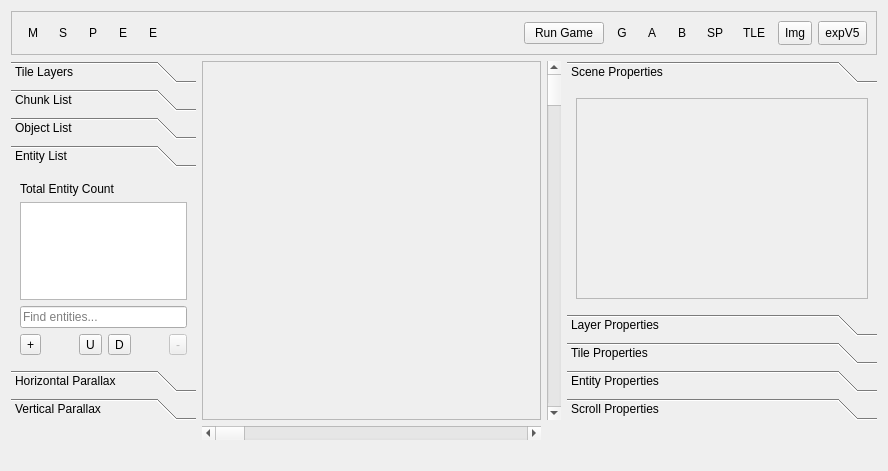
<?xml version="1.0" encoding="UTF-8"?>
<ui version="4.0">
 <class>SceneEditor</class>
 <widget class="QWidget" name="SceneEditor">
  <property name="geometry">
   <rect>
    <x>0</x>
    <y>0</y>
    <width>888</width>
    <height>471</height>
   </rect>
  </property>
  <property name="windowTitle">
   <string>Form</string>
  </property>
  <layout class="QGridLayout" name="gridLayout">
   <item row="1" column="0">
    <widget class="QToolBox" name="toolBox">
     <property name="maximumSize">
      <size>
       <width>185</width>
       <height>16777215</height>
      </size>
     </property>
     <property name="currentIndex">
      <number>3</number>
     </property>
     <widget class="QWidget" name="layerPage">
      <property name="geometry">
       <rect>
        <x>0</x>
        <y>0</y>
        <width>185</width>
        <height>181</height>
       </rect>
      </property>
      <attribute name="label">
       <string>Tile Layers</string>
      </attribute>
      <layout class="QGridLayout" name="gridLayout_3">
       <item row="0" column="0">
        <widget class="QListWidget" name="layerList"/>
       </item>
      </layout>
     </widget>
     <widget class="QWidget" name="chunksPage">
      <property name="geometry">
       <rect>
        <x>0</x>
        <y>0</y>
        <width>185</width>
        <height>181</height>
       </rect>
      </property>
      <attribute name="label">
       <string>Chunk List</string>
      </attribute>
      <layout class="QGridLayout" name="gridLayout_14"/>
     </widget>
     <widget class="QWidget" name="objectPage">
      <property name="geometry">
       <rect>
        <x>0</x>
        <y>0</y>
        <width>185</width>
        <height>181</height>
       </rect>
      </property>
      <attribute name="label">
       <string>Object List</string>
      </attribute>
      <layout class="QGridLayout" name="gridLayout_6">
       <item row="2" column="1">
        <spacer name="horizontalSpacer_3">
         <property name="orientation">
          <enum>Qt::Horizontal</enum>
         </property>
         <property name="sizeHint" stdset="0">
          <size>
           <width>40</width>
           <height>20</height>
          </size>
         </property>
        </spacer>
       </item>
       <item row="0" column="0" colspan="3">
        <widget class="QListWidget" name="objectList"/>
       </item>
       <item row="2" column="2">
        <widget class="QToolButton" name="rmObj">
         <property name="enabled">
          <bool>false</bool>
         </property>
         <property name="toolTip">
          <string>Removes an object type</string>
         </property>
         <property name="text">
          <string>-</string>
         </property>
         <property name="icon">
          <iconset resource="../resources.qrc">
           <normaloff>:/icons/ic_cancel_48px.svg</normaloff>:/icons/ic_cancel_48px.svg</iconset>
         </property>
        </widget>
       </item>
       <item row="2" column="0">
        <widget class="QToolButton" name="addObj">
         <property name="toolTip">
          <string>Adds an object type</string>
         </property>
         <property name="text">
          <string>+</string>
         </property>
         <property name="icon">
          <iconset resource="../resources.qrc">
           <normaloff>:/icons/ic_add_circle_48px.svg</normaloff>:/icons/ic_add_circle_48px.svg</iconset>
         </property>
        </widget>
       </item>
       <item row="1" column="0" colspan="3">
        <widget class="QLineEdit" name="objectFilter">
         <property name="placeholderText">
          <string>Find objects...</string>
         </property>
        </widget>
       </item>
      </layout>
     </widget>
     <widget class="QWidget" name="entityPage">
      <property name="geometry">
       <rect>
        <x>0</x>
        <y>0</y>
        <width>185</width>
        <height>181</height>
       </rect>
      </property>
      <attribute name="label">
       <string>Entity List</string>
      </attribute>
      <layout class="QGridLayout" name="gridLayout_4">
       <item row="1" column="0" colspan="6">
        <widget class="QListWidget" name="entityList"/>
       </item>
       <item row="3" column="3">
        <widget class="QToolButton" name="downEnt">
         <property name="toolTip">
          <string>Moves an entity down</string>
         </property>
         <property name="text">
          <string>D</string>
         </property>
         <property name="icon">
          <iconset resource="../resources.qrc">
           <normaloff>:/icons/ic_arrow_downward_48px.svg</normaloff>:/icons/ic_arrow_downward_48px.svg</iconset>
         </property>
        </widget>
       </item>
       <item row="3" column="0">
        <widget class="QToolButton" name="addEnt">
         <property name="toolTip">
          <string>Adds an entity</string>
         </property>
         <property name="text">
          <string>+</string>
         </property>
         <property name="icon">
          <iconset resource="../resources.qrc">
           <normaloff>:/icons/ic_add_circle_48px.svg</normaloff>:/icons/ic_add_circle_48px.svg</iconset>
         </property>
        </widget>
       </item>
       <item row="3" column="2">
        <widget class="QToolButton" name="upEnt">
         <property name="toolTip">
          <string>Moves an entity up</string>
         </property>
         <property name="text">
          <string>U</string>
         </property>
         <property name="icon">
          <iconset resource="../resources.qrc">
           <normaloff>:/icons/ic_arrow_upward_48px.svg</normaloff>:/icons/ic_arrow_upward_48px.svg</iconset>
         </property>
        </widget>
       </item>
       <item row="2" column="0" colspan="6">
        <widget class="QLineEdit" name="entityFilter">
         <property name="placeholderText">
          <string>Find entities...</string>
         </property>
        </widget>
       </item>
       <item row="3" column="1">
        <spacer name="horizontalSpacer_6">
         <property name="orientation">
          <enum>Qt::Horizontal</enum>
         </property>
         <property name="sizeHint" stdset="0">
          <size>
           <width>40</width>
           <height>20</height>
          </size>
         </property>
        </spacer>
       </item>
       <item row="3" column="4">
        <spacer name="horizontalSpacer_2">
         <property name="orientation">
          <enum>Qt::Horizontal</enum>
         </property>
         <property name="sizeHint" stdset="0">
          <size>
           <width>40</width>
           <height>20</height>
          </size>
         </property>
        </spacer>
       </item>
       <item row="3" column="5">
        <widget class="QToolButton" name="rmEnt">
         <property name="enabled">
          <bool>false</bool>
         </property>
         <property name="toolTip">
          <string>Removes an entity</string>
         </property>
         <property name="text">
          <string>-</string>
         </property>
         <property name="icon">
          <iconset resource="../resources.qrc">
           <normaloff>:/icons/ic_cancel_48px.svg</normaloff>:/icons/ic_cancel_48px.svg</iconset>
         </property>
        </widget>
       </item>
       <item row="0" column="0" colspan="6">
        <widget class="QLabel" name="totalEntCount">
         <property name="text">
          <string>Total Entity Count</string>
         </property>
        </widget>
       </item>
      </layout>
     </widget>
     <widget class="QWidget" name="hScrollPage">
      <property name="geometry">
       <rect>
        <x>0</x>
        <y>0</y>
        <width>185</width>
        <height>181</height>
       </rect>
      </property>
      <attribute name="label">
       <string>Horizontal Parallax</string>
      </attribute>
      <layout class="QGridLayout" name="gridLayout_15">
       <item row="0" column="0" colspan="6">
        <widget class="QListWidget" name="hScrollList"/>
       </item>
       <item row="1" column="5">
        <widget class="QToolButton" name="rmScrH">
         <property name="enabled">
          <bool>false</bool>
         </property>
         <property name="toolTip">
          <string>Removes a horizontal parallax entry</string>
         </property>
         <property name="text">
          <string>-</string>
         </property>
         <property name="icon">
          <iconset resource="../resources.qrc">
           <normaloff>:/icons/ic_cancel_48px.svg</normaloff>:/icons/ic_cancel_48px.svg</iconset>
         </property>
        </widget>
       </item>
       <item row="1" column="2">
        <widget class="QToolButton" name="impScrH">
         <property name="toolTip">
          <string>Imports horizontal parallax entries</string>
         </property>
         <property name="text">
          <string>I</string>
         </property>
         <property name="icon">
          <iconset resource="../resources.qrc">
           <normaloff>:/icons/ic_import_48px.svg</normaloff>:/icons/ic_import_48px.svg</iconset>
         </property>
        </widget>
       </item>
       <item row="1" column="0">
        <widget class="QToolButton" name="addScrH">
         <property name="toolTip">
          <string>Adds a horizontal parallax entry</string>
         </property>
         <property name="text">
          <string>+</string>
         </property>
         <property name="icon">
          <iconset resource="../resources.qrc">
           <normaloff>:/icons/ic_add_circle_48px.svg</normaloff>:/icons/ic_add_circle_48px.svg</iconset>
         </property>
        </widget>
       </item>
       <item row="1" column="3">
        <widget class="QToolButton" name="expScrH">
         <property name="toolTip">
          <string>Exports horizontal parallax entries</string>
         </property>
         <property name="text">
          <string>E</string>
         </property>
         <property name="icon">
          <iconset resource="../resources.qrc">
           <normaloff>:/icons/ic_export_48px.svg</normaloff>:/icons/ic_export_48px.svg</iconset>
         </property>
        </widget>
       </item>
       <item row="1" column="1">
        <spacer name="horizontalSpacer_4">
         <property name="orientation">
          <enum>Qt::Horizontal</enum>
         </property>
         <property name="sizeHint" stdset="0">
          <size>
           <width>40</width>
           <height>20</height>
          </size>
         </property>
        </spacer>
       </item>
       <item row="1" column="4">
        <spacer name="horizontalSpacer_5">
         <property name="orientation">
          <enum>Qt::Horizontal</enum>
         </property>
         <property name="sizeHint" stdset="0">
          <size>
           <width>40</width>
           <height>20</height>
          </size>
         </property>
        </spacer>
       </item>
      </layout>
     </widget>
     <widget class="QWidget" name="vScrollPage">
      <property name="geometry">
       <rect>
        <x>0</x>
        <y>0</y>
        <width>185</width>
        <height>181</height>
       </rect>
      </property>
      <attribute name="label">
       <string>Vertical Parallax</string>
      </attribute>
      <layout class="QGridLayout" name="gridLayout_18">
       <item row="0" column="0" colspan="6">
        <widget class="QListWidget" name="vScrollList"/>
       </item>
       <item row="1" column="0">
        <widget class="QToolButton" name="addScrV">
         <property name="toolTip">
          <string>Adds a vertical parallax entry</string>
         </property>
         <property name="text">
          <string>+</string>
         </property>
         <property name="icon">
          <iconset resource="../resources.qrc">
           <normaloff>:/icons/ic_add_circle_48px.svg</normaloff>:/icons/ic_add_circle_48px.svg</iconset>
         </property>
        </widget>
       </item>
       <item row="1" column="1">
        <spacer name="horizontalSpacer_7">
         <property name="orientation">
          <enum>Qt::Horizontal</enum>
         </property>
         <property name="sizeHint" stdset="0">
          <size>
           <width>17</width>
           <height>20</height>
          </size>
         </property>
        </spacer>
       </item>
       <item row="1" column="2">
        <widget class="QToolButton" name="impScrV">
         <property name="toolTip">
          <string>Imports vertical parallax entries</string>
         </property>
         <property name="text">
          <string>I</string>
         </property>
         <property name="icon">
          <iconset resource="../resources.qrc">
           <normaloff>:/icons/ic_import_48px.svg</normaloff>:/icons/ic_import_48px.svg</iconset>
         </property>
        </widget>
       </item>
       <item row="1" column="3">
        <widget class="QToolButton" name="expScrV">
         <property name="toolTip">
          <string>Exports vertical parallax entries</string>
         </property>
         <property name="text">
          <string>E</string>
         </property>
         <property name="icon">
          <iconset resource="../resources.qrc">
           <normaloff>:/icons/ic_export_48px.svg</normaloff>:/icons/ic_export_48px.svg</iconset>
         </property>
        </widget>
       </item>
       <item row="1" column="4">
        <spacer name="horizontalSpacer_8">
         <property name="orientation">
          <enum>Qt::Horizontal</enum>
         </property>
         <property name="sizeHint" stdset="0">
          <size>
           <width>18</width>
           <height>20</height>
          </size>
         </property>
        </spacer>
       </item>
       <item row="1" column="5">
        <widget class="QToolButton" name="rmScrV">
         <property name="enabled">
          <bool>false</bool>
         </property>
         <property name="toolTip">
          <string>Removes a parallax entry</string>
         </property>
         <property name="text">
          <string>-</string>
         </property>
         <property name="icon">
          <iconset resource="../resources.qrc">
           <normaloff>:/icons/ic_cancel_48px.svg</normaloff>:/icons/ic_cancel_48px.svg</iconset>
         </property>
        </widget>
       </item>
      </layout>
     </widget>
    </widget>
   </item>
   <item row="1" column="2">
    <widget class="QScrollBar" name="verticalScrollBar">
     <property name="orientation">
      <enum>Qt::Vertical</enum>
     </property>
    </widget>
   </item>
   <item row="1" column="3">
    <widget class="QToolBox" name="propertiesBox">
     <property name="maximumSize">
      <size>
       <width>310</width>
       <height>16777215</height>
      </size>
     </property>
     <property name="currentIndex">
      <number>0</number>
     </property>
     <widget class="QWidget" name="scenePropPage">
      <property name="geometry">
       <rect>
        <x>0</x>
        <y>0</y>
        <width>310</width>
        <height>211</height>
       </rect>
      </property>
      <attribute name="label">
       <string>Scene Properties</string>
      </attribute>
      <layout class="QGridLayout" name="gridLayout_8">
       <item row="0" column="0">
        <widget class="QFrame" name="scenePropFrame">
         <property name="frameShape">
          <enum>QFrame::StyledPanel</enum>
         </property>
         <property name="frameShadow">
          <enum>QFrame::Raised</enum>
         </property>
         <layout class="QGridLayout" name="gridLayout_13"/>
        </widget>
       </item>
      </layout>
     </widget>
     <widget class="QWidget" name="layerPropPage">
      <property name="geometry">
       <rect>
        <x>0</x>
        <y>0</y>
        <width>310</width>
        <height>211</height>
       </rect>
      </property>
      <attribute name="label">
       <string>Layer Properties</string>
      </attribute>
      <layout class="QGridLayout" name="gridLayout_9">
       <item row="0" column="0">
        <widget class="QFrame" name="layerPropFrame">
         <property name="frameShape">
          <enum>QFrame::StyledPanel</enum>
         </property>
         <property name="frameShadow">
          <enum>QFrame::Raised</enum>
         </property>
         <layout class="QGridLayout" name="gridLayout_12"/>
        </widget>
       </item>
      </layout>
     </widget>
     <widget class="QWidget" name="tilePropPage">
      <property name="geometry">
       <rect>
        <x>0</x>
        <y>0</y>
        <width>310</width>
        <height>211</height>
       </rect>
      </property>
      <attribute name="label">
       <string>Tile Properties</string>
      </attribute>
      <layout class="QGridLayout" name="gridLayout_5">
       <item row="0" column="0">
        <widget class="QFrame" name="tilePropFrame">
         <property name="frameShape">
          <enum>QFrame::StyledPanel</enum>
         </property>
         <property name="frameShadow">
          <enum>QFrame::Raised</enum>
         </property>
         <layout class="QGridLayout" name="gridLayout_7"/>
        </widget>
       </item>
      </layout>
     </widget>
     <widget class="QWidget" name="objPropPage">
      <property name="geometry">
       <rect>
        <x>0</x>
        <y>0</y>
        <width>310</width>
        <height>211</height>
       </rect>
      </property>
      <attribute name="label">
       <string>Entity Properties</string>
      </attribute>
      <layout class="QGridLayout" name="gridLayout_10">
       <item row="0" column="0">
        <widget class="QFrame" name="objPropFrame">
         <property name="frameShape">
          <enum>QFrame::StyledPanel</enum>
         </property>
         <property name="frameShadow">
          <enum>QFrame::Raised</enum>
         </property>
         <layout class="QGridLayout" name="gridLayout_11"/>
        </widget>
       </item>
      </layout>
     </widget>
     <widget class="QWidget" name="scrollPropPage">
      <property name="geometry">
       <rect>
        <x>0</x>
        <y>0</y>
        <width>310</width>
        <height>211</height>
       </rect>
      </property>
      <attribute name="label">
       <string>Scroll Properties</string>
      </attribute>
      <layout class="QGridLayout" name="gridLayout_16">
       <item row="0" column="0">
        <widget class="QFrame" name="scrPropFrame">
         <property name="frameShape">
          <enum>QFrame::StyledPanel</enum>
         </property>
         <property name="frameShadow">
          <enum>QFrame::Raised</enum>
         </property>
         <layout class="QGridLayout" name="gridLayout_17"/>
        </widget>
       </item>
      </layout>
     </widget>
    </widget>
   </item>
   <item row="2" column="1">
    <widget class="QScrollBar" name="horizontalScrollBar">
     <property name="orientation">
      <enum>Qt::Horizontal</enum>
     </property>
    </widget>
   </item>
   <item row="0" column="0" colspan="4">
    <widget class="QFrame" name="frame">
     <property name="minimumSize">
      <size>
       <width>0</width>
       <height>44</height>
      </size>
     </property>
     <property name="frameShape">
      <enum>QFrame::StyledPanel</enum>
     </property>
     <property name="frameShadow">
      <enum>QFrame::Raised</enum>
     </property>
     <layout class="QGridLayout" name="gridLayout_2">
      <item row="0" column="3">
       <widget class="QToolButton" name="eraserTool">
        <property name="minimumSize">
         <size>
          <width>24</width>
          <height>24</height>
         </size>
        </property>
        <property name="toolTip">
         <string>&lt;html&gt;&lt;head/&gt;&lt;body&gt;&lt;p&gt;Eraser Tool (R)&lt;br/&gt;Used for cleaning chunks on the layout.&lt;/p&gt;&lt;p&gt;Controls:&lt;br/&gt;Left Click: Removes chunk at cursor's position.&lt;/p&gt;&lt;/body&gt;&lt;/html&gt;</string>
        </property>
        <property name="text">
         <string>E</string>
        </property>
        <property name="icon">
         <iconset resource="../resources.qrc">
          <normaloff>:/icons/ic_eraser_48px.svg</normaloff>:/icons/ic_eraser_48px.svg</iconset>
        </property>
        <property name="autoRaise">
         <bool>true</bool>
        </property>
       </widget>
      </item>
      <item row="0" column="5">
       <spacer name="horizontalSpacer">
        <property name="orientation">
         <enum>Qt::Horizontal</enum>
        </property>
        <property name="sizeHint" stdset="0">
         <size>
          <width>40</width>
          <height>20</height>
         </size>
        </property>
       </spacer>
      </item>
      <item row="0" column="1">
       <widget class="QToolButton" name="selectTool">
        <property name="minimumSize">
         <size>
          <width>24</width>
          <height>24</height>
         </size>
        </property>
        <property name="toolTip">
         <string>&lt;html&gt;&lt;head/&gt;&lt;body&gt;&lt;p&gt;Select Tool (W)&lt;br/&gt;Allows for Drag-Selection.&lt;br/&gt;&lt;br/&gt;Controls:&lt;br/&gt;(Drag) Left Click: Selects any entity inside a box from the starter position to the cursor's position.&lt;br/&gt;(Hold from selected entity) Left Click: Moves all selected entities.&lt;/p&gt;&lt;p&gt;Delete / Backspace: Deletes all selected entities.&lt;/p&gt;&lt;p&gt;Up / Down / Left / Right: Moves all selected entities 4 px in the chosen direction.&lt;br/&gt;(Holding Ctrl will increase the movement to 16 px, Holding Shift will reduce it to 1px)&lt;/p&gt;&lt;/body&gt;&lt;/html&gt;</string>
        </property>
        <property name="text">
         <string>S</string>
        </property>
        <property name="icon">
         <iconset resource="../resources.qrc">
          <normaloff>:/icons/ic_highlight_alt_48px.svg</normaloff>:/icons/ic_highlight_alt_48px.svg</iconset>
        </property>
        <property name="autoRaise">
         <bool>true</bool>
        </property>
       </widget>
      </item>
      <item row="0" column="6">
       <widget class="QPushButton" name="runGame">
        <property name="text">
         <string>Run Game</string>
        </property>
       </widget>
      </item>
      <item row="0" column="10">
       <widget class="QToolButton" name="showParallax">
        <property name="minimumSize">
         <size>
          <width>24</width>
          <height>24</height>
         </size>
        </property>
        <property name="toolTip">
         <string>Show Parallax Lines</string>
        </property>
        <property name="text">
         <string>SP</string>
        </property>
        <property name="icon">
         <iconset resource="../resources.qrc">
          <normaloff>:/icons/ic_horizontal_split_48px.svg</normaloff>:/icons/ic_horizontal_split_48px.svg</iconset>
        </property>
        <property name="checkable">
         <bool>true</bool>
        </property>
        <property name="autoRaise">
         <bool>true</bool>
        </property>
       </widget>
      </item>
      <item row="0" column="12">
       <widget class="QToolButton" name="exportSceneImg">
        <property name="minimumSize">
         <size>
          <width>24</width>
          <height>24</height>
         </size>
        </property>
        <property name="toolTip">
         <string>Export Scene as Image</string>
        </property>
        <property name="text">
         <string>Img</string>
        </property>
        <property name="icon">
         <iconset resource="../resources.qrc">
          <normaloff>:/icons/ic_image_48px.svg</normaloff>:/icons/ic_image_48px.svg</iconset>
        </property>
       </widget>
      </item>
      <item row="0" column="11">
       <widget class="QToolButton" name="showTileGrid">
        <property name="minimumSize">
         <size>
          <width>24</width>
          <height>24</height>
         </size>
        </property>
        <property name="toolTip">
         <string>Show Grid</string>
        </property>
        <property name="text">
         <string>TLE</string>
        </property>
        <property name="icon">
         <iconset resource="../resources.qrc">
          <normaloff>:/icons/ic_grid_48px.svg</normaloff>:/icons/ic_grid_48px.svg</iconset>
        </property>
        <property name="checkable">
         <bool>true</bool>
        </property>
        <property name="autoRaise">
         <bool>true</bool>
        </property>
       </widget>
      </item>
      <item row="0" column="4">
       <widget class="QToolButton" name="entityTool">
        <property name="minimumSize">
         <size>
          <width>24</width>
          <height>24</height>
         </size>
        </property>
        <property name="toolTip">
         <string>&lt;html&gt;&lt;head/&gt;&lt;body&gt;&lt;p&gt;Entity Tool (E)&lt;/p&gt;&lt;p&gt;Moves and places entities.&lt;/p&gt;&lt;p&gt;Controls&lt;br/&gt;Left Click: Selects an entity for dragging, hold to move it around the stage.&lt;br/&gt;If an object from the list is previously selected, left click will place a new entity at the cursor's position instead.&lt;/p&gt;&lt;p&gt;Right Click: Selects an entity, if there's any overlap between entities, it will select the next entity.&lt;br/&gt;If an object from the list was previously selected, right click will clean up the selection.&lt;br/&gt;&lt;br/&gt;Shortcuts:&lt;br/&gt;Ctrl + C: Copies the currently selected entity.&lt;br/&gt;Ctrl + V: Pastes a stored entity at cursor's position.&lt;/p&gt;&lt;p&gt;Up / Down / Left / Right: Moves the selected entity 4 px in the chosen direction.&lt;br/&gt;(Holding Ctrl will increase the movement to 16 px, Holding Shift will reduce it to 1px)&lt;/p&gt;&lt;/body&gt;&lt;/html&gt;</string>
        </property>
        <property name="text">
         <string>E</string>
        </property>
        <property name="icon">
         <iconset resource="../resources.qrc">
          <normaloff>:/icons/ic_view_in_ar_48px.svg</normaloff>:/icons/ic_view_in_ar_48px.svg</iconset>
        </property>
        <property name="autoRaise">
         <bool>true</bool>
        </property>
       </widget>
      </item>
      <item row="0" column="8">
       <widget class="QToolButton" name="showCollisionA">
        <property name="enabled">
         <bool>true</bool>
        </property>
        <property name="minimumSize">
         <size>
          <width>24</width>
          <height>24</height>
         </size>
        </property>
        <property name="toolTip">
         <string>Show Collision Plane A</string>
        </property>
        <property name="text">
         <string>A</string>
        </property>
        <property name="checkable">
         <bool>true</bool>
        </property>
        <property name="autoRaise">
         <bool>true</bool>
        </property>
       </widget>
      </item>
      <item row="0" column="9">
       <widget class="QToolButton" name="showCollisionB">
        <property name="enabled">
         <bool>true</bool>
        </property>
        <property name="minimumSize">
         <size>
          <width>24</width>
          <height>24</height>
         </size>
        </property>
        <property name="toolTip">
         <string>Show Collision Plane B</string>
        </property>
        <property name="text">
         <string>B</string>
        </property>
        <property name="checkable">
         <bool>true</bool>
        </property>
        <property name="autoRaise">
         <bool>true</bool>
        </property>
       </widget>
      </item>
      <item row="0" column="0">
       <widget class="QToolButton" name="panTool">
        <property name="minimumSize">
         <size>
          <width>24</width>
          <height>24</height>
         </size>
        </property>
        <property name="toolTip">
         <string>&lt;html&gt;&lt;head/&gt;&lt;body&gt;&lt;p&gt;Pan Tool (S)&lt;br/&gt;Moves the editor camera across the stage.&lt;/p&gt;&lt;p&gt;Controls:&lt;br/&gt;Left Click: Move the camera.&lt;br/&gt;Middle Click: Ditto, works on all the tools.&lt;/p&gt;&lt;/body&gt;&lt;/html&gt;</string>
        </property>
        <property name="text">
         <string>M</string>
        </property>
        <property name="icon">
         <iconset resource="../resources.qrc">
          <normaloff>:/icons/ic_pan_tool_48px.svg</normaloff>:/icons/ic_pan_tool_48px.svg</iconset>
        </property>
        <property name="autoRaise">
         <bool>true</bool>
        </property>
       </widget>
      </item>
      <item row="0" column="13">
       <widget class="QToolButton" name="exportScn">
        <property name="minimumSize">
         <size>
          <width>24</width>
          <height>24</height>
         </size>
        </property>
        <property name="toolTip">
         <string>Export Scene as XML</string>
        </property>
        <property name="text">
         <string>expV5</string>
        </property>
        <property name="icon">
         <iconset resource="../resources.qrc">
          <normaloff>:/icons/ic_export_48px.svg</normaloff>:/icons/ic_export_48px.svg</iconset>
        </property>
       </widget>
      </item>
      <item row="0" column="2">
       <widget class="QToolButton" name="pencilTool">
        <property name="minimumSize">
         <size>
          <width>24</width>
          <height>24</height>
         </size>
        </property>
        <property name="toolTip">
         <string>&lt;html&gt;&lt;head/&gt;&lt;body&gt;&lt;p&gt;Pencil Tool (A)&lt;br/&gt;Draw chunks on the stage.&lt;br/&gt;&lt;br/&gt;Controls:&lt;br/&gt;Left Click: Chunk Placing.&lt;br/&gt;Right Click: Copies the chunk located at the cursor's position.&lt;/p&gt;&lt;p&gt;Shortcuts:&lt;br/&gt;C: Picks tile at cursor's position for collision editing.&lt;/p&gt;&lt;/body&gt;&lt;/html&gt;</string>
        </property>
        <property name="text">
         <string>P</string>
        </property>
        <property name="icon">
         <iconset resource="../resources.qrc">
          <normaloff>:/icons/ic_mode_edit_48px.svg</normaloff>:/icons/ic_mode_edit_48px.svg</iconset>
        </property>
        <property name="autoRaise">
         <bool>true</bool>
        </property>
       </widget>
      </item>
      <item row="0" column="7">
       <widget class="QToolButton" name="useGizmos">
        <property name="minimumSize">
         <size>
          <width>24</width>
          <height>24</height>
         </size>
        </property>
        <property name="toolTip">
         <string>Show Gizmos</string>
        </property>
        <property name="text">
         <string>G</string>
        </property>
        <property name="icon">
         <iconset resource="../resources.qrc">
          <normaloff>:/icons/ic_preview_48px.svg</normaloff>:/icons/ic_preview_48px.svg</iconset>
        </property>
        <property name="checkable">
         <bool>true</bool>
        </property>
        <property name="autoRaise">
         <bool>true</bool>
        </property>
       </widget>
      </item>
     </layout>
    </widget>
   </item>
   <item row="1" column="1">
    <widget class="QFrame" name="viewerFrame">
     <property name="sizePolicy">
      <sizepolicy hsizetype="Expanding" vsizetype="Expanding">
       <horstretch>0</horstretch>
       <verstretch>0</verstretch>
      </sizepolicy>
     </property>
     <property name="frameShape">
      <enum>QFrame::StyledPanel</enum>
     </property>
     <property name="frameShadow">
      <enum>QFrame::Raised</enum>
     </property>
     <layout class="QVBoxLayout" name="verticalLayout"/>
    </widget>
   </item>
   <item row="3" column="0" colspan="4">
    <widget class="QLabel" name="statusLabel">
     <property name="text">
      <string/>
     </property>
     <property name="wordWrap">
      <bool>true</bool>
     </property>
    </widget>
   </item>
  </layout>
 </widget>
 <tabstops>
  <tabstop>panTool</tabstop>
  <tabstop>selectTool</tabstop>
  <tabstop>pencilTool</tabstop>
  <tabstop>eraserTool</tabstop>
  <tabstop>entityTool</tabstop>
  <tabstop>useGizmos</tabstop>
  <tabstop>showCollisionA</tabstop>
  <tabstop>showCollisionB</tabstop>
  <tabstop>showParallax</tabstop>
  <tabstop>showTileGrid</tabstop>
  <tabstop>exportSceneImg</tabstop>
  <tabstop>exportScn</tabstop>
  <tabstop>layerList</tabstop>
  <tabstop>objectList</tabstop>
  <tabstop>objectFilter</tabstop>
  <tabstop>addObj</tabstop>
  <tabstop>rmObj</tabstop>
  <tabstop>entityList</tabstop>
  <tabstop>entityFilter</tabstop>
  <tabstop>addEnt</tabstop>
  <tabstop>upEnt</tabstop>
  <tabstop>downEnt</tabstop>
  <tabstop>rmEnt</tabstop>
  <tabstop>hScrollList</tabstop>
  <tabstop>addScrH</tabstop>
  <tabstop>impScrH</tabstop>
  <tabstop>expScrH</tabstop>
  <tabstop>rmScrH</tabstop>
  <tabstop>vScrollList</tabstop>
  <tabstop>addScrV</tabstop>
  <tabstop>impScrV</tabstop>
  <tabstop>expScrV</tabstop>
  <tabstop>rmScrV</tabstop>
 </tabstops>
 <resources>
  <include location="../resources.qrc"/>
 </resources>
 <connections/>
</ui>
